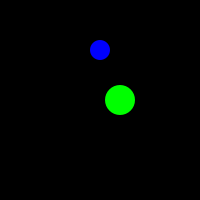
Frame 1 (no input)
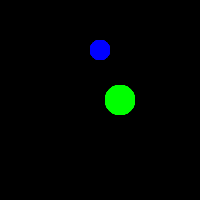
Frame 60 (the mouse pressed at the canvas centre just before this capture)
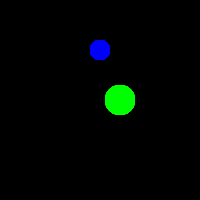
Frame 120 (the mouse held since frame 60 and released just before this capture)

The Processing sketch that drew these frames (run headless with seeded random() and noise(); from frame 60 on, the mouse is pressed at the canvas centre):

// Processing sketch: sketch_200622_ball2_class_iro2
// ── sketch_200622_ball2_class_iro2.pde
//20200622 the 4th p.4

Ball maru0, maru1;   //Object
int[][] iro = {{0, 0, 255},{0, 255, 0}};

void setup() {
  size(200, 200);      //window
  background(0, 0, 0); //black
  noStroke();    //lineless
  maru0 = new Ball(100,50,20);   //instance
  maru1 = new Ball(120,100,30, iro[1]);   //instance
}

void draw(){ 
  maru0.display(iro[0]);
  maru1.display();
}

//******** class *******
class Ball{
  float px, py; //position
  float vx, vy; //velocity
  float dia; //diameter
  int[] col = {};

  Ball(float x, float y, float d) {
    px = x; py = y; dia = d;
  }

  Ball(float x, float y, float d, int[] c) {
    px = x; py = y; dia = d;
    col = c;
  }

  void display() {
    fill(col[0], col[1], col[2]);
    ellipse(px, py, dia, dia);
  }

  void display(int[] col) {
    fill(col[0], col[1], col[2]);
    ellipse(px, py, dia, dia);
  }
}
